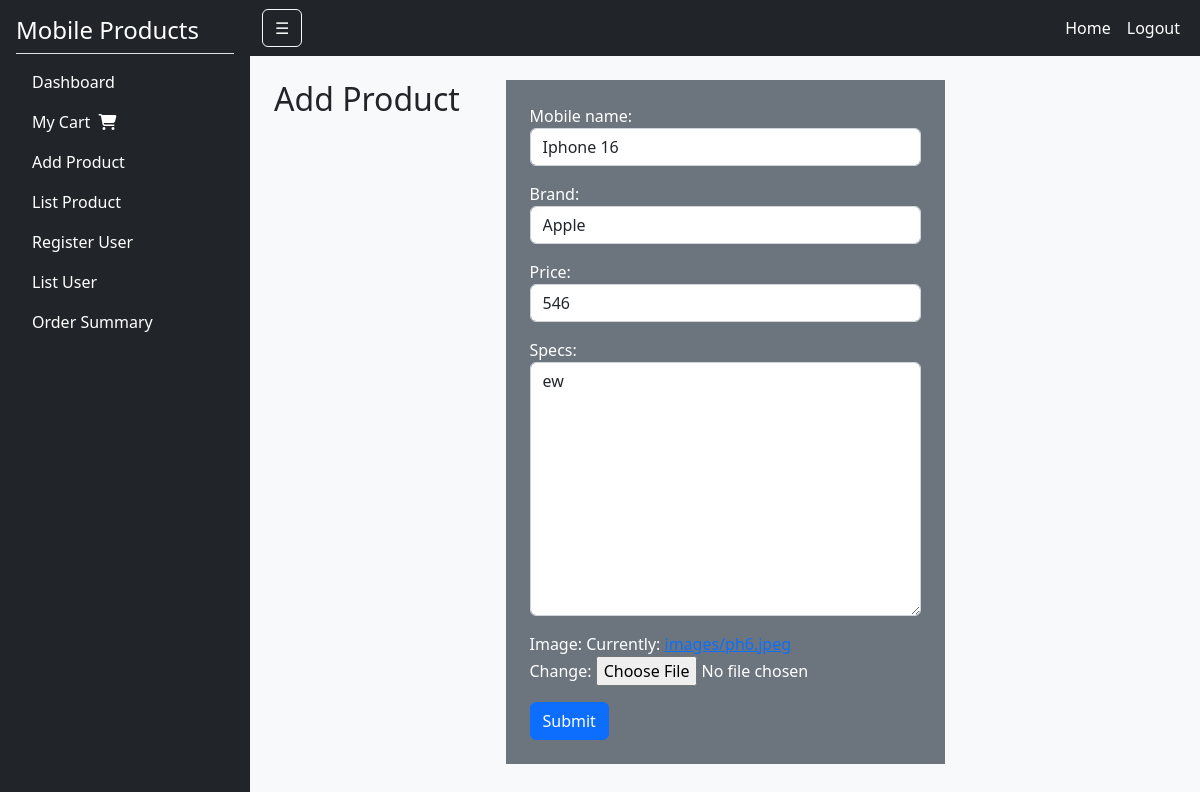
/mobile/edit/12, run on the app's committed database.
### mobileapp/models.py (models this page shows, shortened)
class Mobile(models.Model):
    mobile_name=models.CharField(max_length=70,unique=True)
    brand=models.ForeignKey(Brand,on_delete=models.CASCADE)
    price=models.IntegerField()
    specs = models.TextField()
    image=models.ImageField(upload_to='images/')
    date=models.DateField(auto_now=True)

### mobileapp/views.py (the view)
# urls.py: path('edit/<int:id>',views.edit_pdtlist,name='edit'),
def edit_pdtlist(request,id):
    instance_edit=Mobile.objects.get(id=id)
    if request.POST:
        form=ProductCreateForm(request.POST,request.FILES,instance=instance_edit)
        if form.is_valid():
          form.save()
          messages.success(request, "Product updated successfully!")
          return redirect('mobileapp:list')
    else:
        form=ProductCreateForm(instance=instance_edit)
    return render(request, 'mobile/create.html', {"form":form})

### mobileapp/forms.py (shortened to what this page needs)
class ProductCreateForm(ModelForm):
    class Meta:
        model=Mobile
        fields='__all__'
        widgets={
            "mobile_name":forms.TextInput(attrs={"class":"form-control"}),
            "brand":forms.Select(attrs={"class":"form-control"}),
            "price":forms.NumberInput(attrs={"class":"form-control"}),
            "specs":forms.Textarea(attrs={"class":"form-control"}),
        }

### mobileapp/models.py (called while the page is built)
    def __str__(self):
      return self.brand_name

### templates/mobile/create.html (shortened to what this page needs)
{% extends 'mobile/index.html' %}
{% block body_block %}
    <div class="container" style="height: auto;">
        <div class="row">
            <div class="col"><h2>Add Product</h2></div>
            <div class="col-md-6">
                <form  class="bg-secondary text-white p-4" action="" method="post" enctype="multipart/form-data" class="border border-dark p-3" style="solid">
                   {{form.as_p}}
                   <button class="btn btn-primary" type="submit" >Submit</button>
                 </div>
                 <div class="col"></div>
            </div>
        </div>
{% endblock %}

### data on the page
Mobile: mobile_name "Iphone 16", brand "Apple", price "546", specs "ew"
